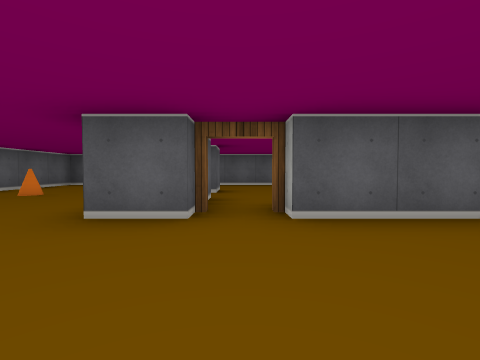
View 1 (above)

13 first-person views from a walk through a cub3D level. The camera is about half as high as the walls, tilts 2° down and sees 85° across. The floor is counted in squares. Each view is taken from the middle of a square. On the plan, view 1 faces up. The plan holds only what a view shows up to about 9 squares ahead; the rest is blank.

View 2
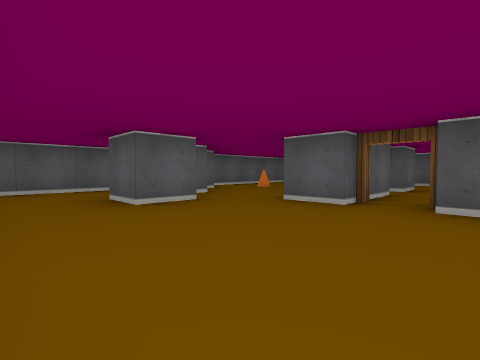

View 3
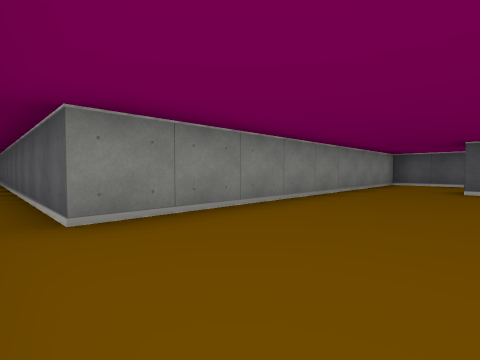

View 4
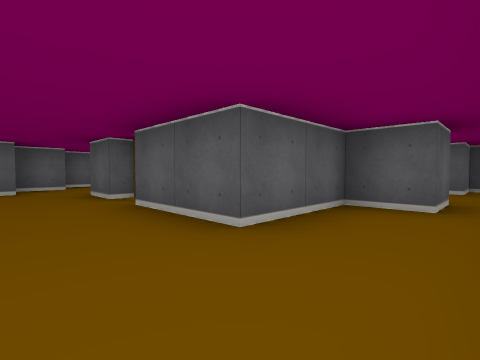

View 5
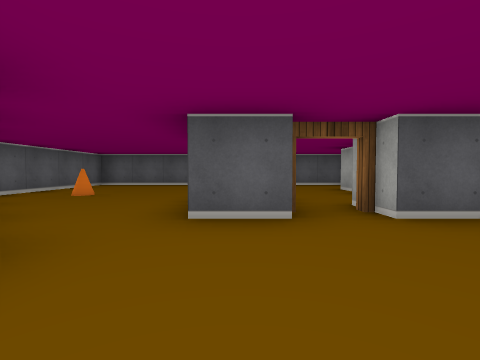

View 6
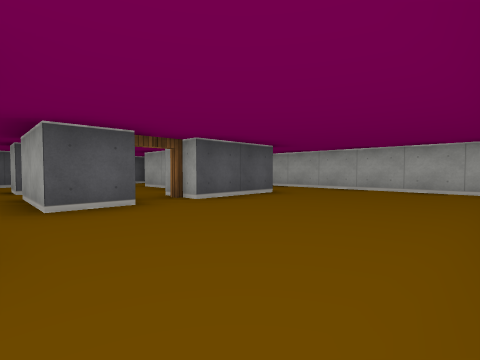

View 7
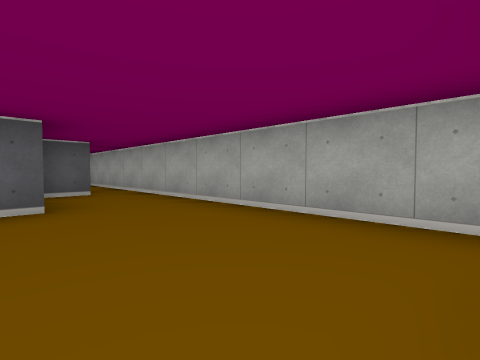

View 8
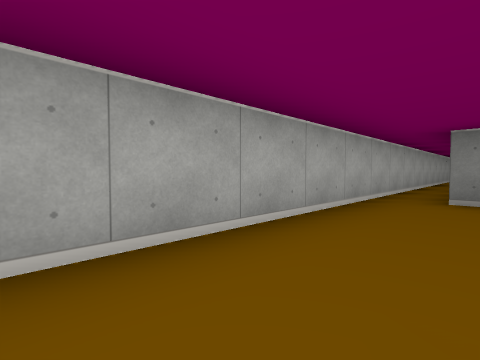

View 9
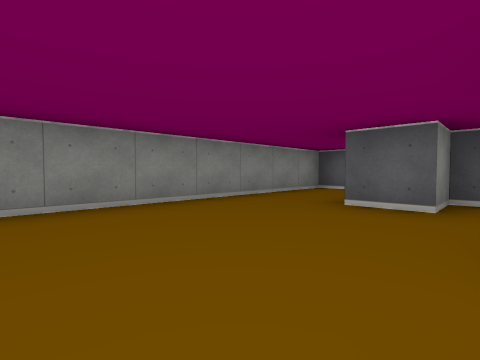

View 10
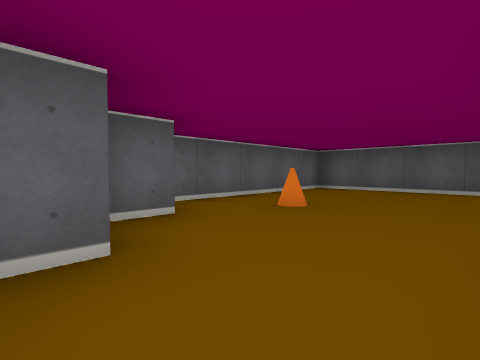

View 11
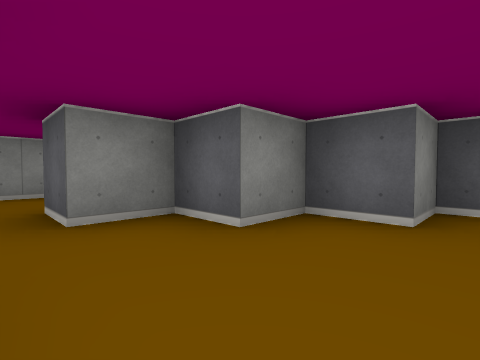

View 12
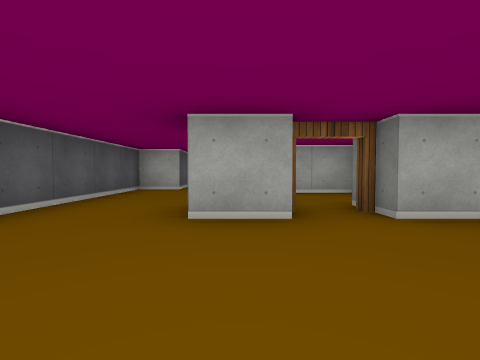

View 13
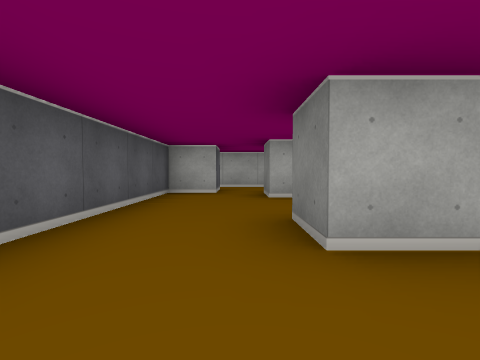

### Floor plan
Points are (right, up) in squares from view 1. A wall is a line through its corners. A room is listed if a view was taken in it or the views show most of it. See-through windows are left out.
Room 1 (views 1, 2, 3, 4, 5, 6, 7, 8, 9, 10)
walls: (-0.5, 2.5) (-1.5, 2.5); (-3.5, 2.5) (-3.5, 1.5) (-2.5, 1.5) (-2.5, 0.5) (-3.5, 0.5); (3.5, 4.5) (2.5, 4.5) (2.5, 2.5) (0.5, 2.5); (-5.5, 1.2) (-5.5, -1.5) (3.5, -1.5) (3.5, -10.5); (4.5, -8.2) (4.5, 4.5)
ways out: opening at (-2.5, 2) to room 2; open door at (0, 3) to room 3; opening at (4, 5) to room 4
Room 2 (views 11, 12, 13)
walls: (-1.5, 5.5) (-1.5, 6.5); (-1.5, 8.5) (-5.5, 8.5) (-5.5, 3.5) (-4.5, 3.5) (-4.5, 2.5) (-3.5, 2.5); (-1.5, 2.5) (-1.5, 4.5)
ways out: opening at (-2.5, 2) to room 1; opening at (-1, 7.5) to room 3; open door at (-1, 5) to room 3
objects: cone (-4, 5)
Room 3 (no view inside)
walls: (-1.5, 6.5) (-0.5, 6.5) (-0.5, 5.5); (-0.5, 4.5) (-0.5, 2.5); (1.5, 3.6) (1.5, 6.5); (2.5, 7.5) (2.5, 8.5) (-1.5, 8.5)
ways out: open door at (0, 3) to room 1; opening at (-1, 7.5) to room 2; open door at (-1, 5) to room 2; opening at (2.5, 7) to room 4
Room 4 (no view inside)
walls: (1.5, 6.5) (2.5, 6.5); (3.5, 5.5) (3.5, 4.5); (3.5, 8.5) (3.5, 7.5) (2.5, 7.5); (4.5, 4.5) (4.5, 8.2)
ways out: opening at (4, 5) to room 1; opening at (2.5, 7) to room 3

Where each view was taken, in squares from view 1:
view 1: 0 up, 0 right, facing up
view 2: 1 down, 1 right, facing up-left
view 3: 1 up, 4 right, facing down-left
view 4: 1 up, 4 right, facing up-left
view 5: 0 up, 1 left, facing up
view 6: 1 down, 2 left, facing up-right
view 7: 1 down, 2 right, facing up-right
view 8: 3 up, 3 right, facing down-right
view 9: 2 up, 1 right, facing down-left
view 10: 2 up, 2 left, facing up-left
view 11: 4 up, 2 left, facing down-left
view 12: 6 up, 4 left, facing right
view 13: 7 up, 3 left, facing right
